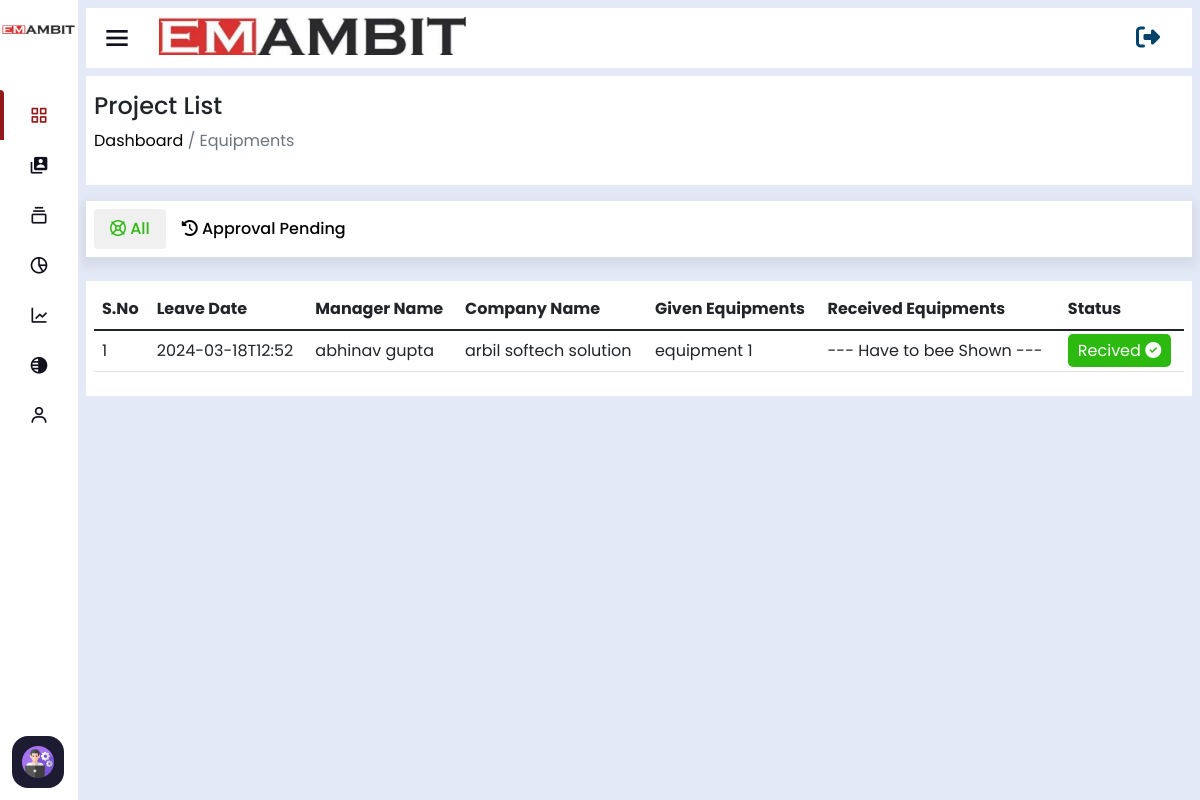
The app's page /equipment-page/ (signed in), older data.
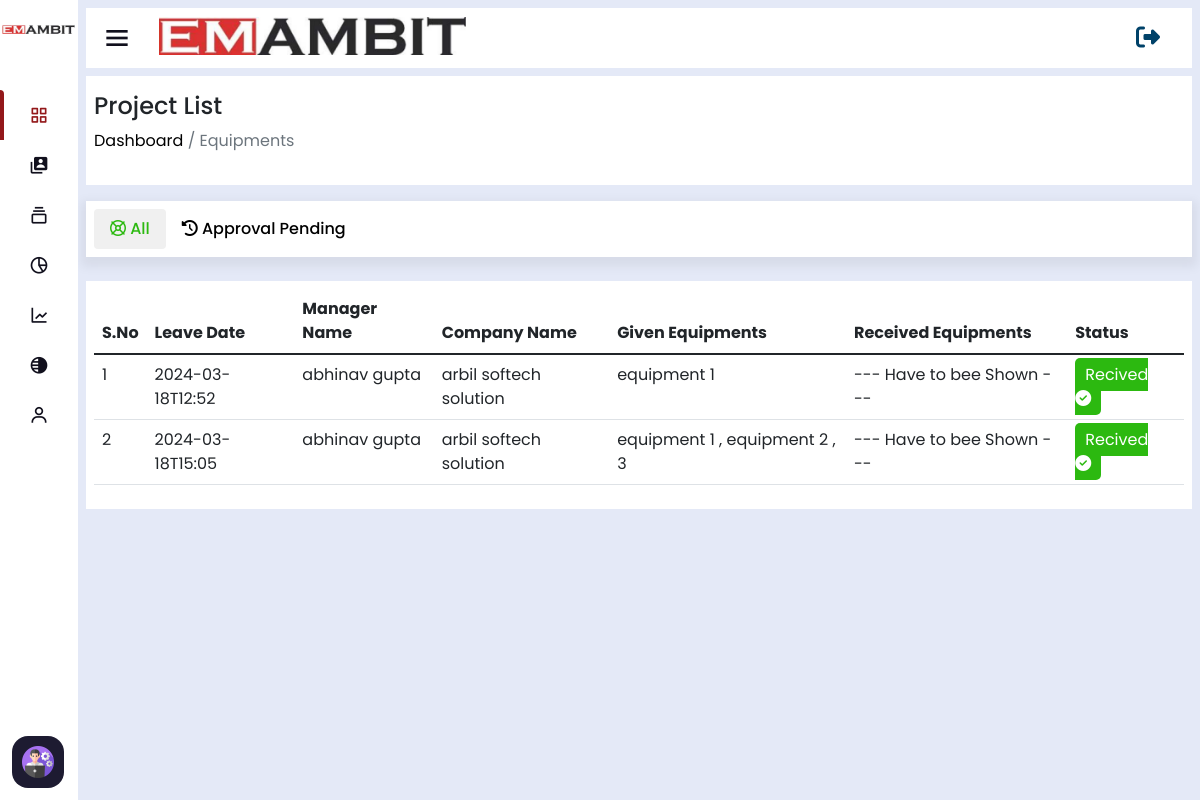
The same page, newer data.
### home/models.py (models this page shows, shortened)
class AssignEngineer(models.Model):
    company_name=models.ForeignKey(ClientCompanyInfo,on_delete=models.CASCADE)
    manager_name=models.ForeignKey(CustomUser,on_delete=models.CASCADE,related_name='manager_assignments',default=None)
    engineer_one=models.ForeignKey(CustomUser,on_delete=models.CASCADE, null=True,blank=True,related_name='engineer_one_assignments')
    engineer_two=models.ForeignKey(CustomUser,on_delete=models.CASCADE,null=True,blank=True, related_name='engineer_two_assignments')
    engineer_three=models.ForeignKey(CustomUser,on_delete=models.CASCADE,null=True,blank=True, related_name='engineer_three_assignments')
    visit_purpose=models.CharField(max_length=254)
    machine_type=models.CharField(max_length=254)
    leave_date=models.CharField(max_length=254)
    reach_date=models.CharField(max_length=254)
    travel_by=models.ForeignKey(AddTravelBy,on_delete=models.CASCADE)
    timestampt=models.DateTimeField(auto_now_add=True,null=True,blank=True)
    ending_date=models.CharField(max_length=100,null=True,blank=True,default='Work on Progress')
    work_status=models.CharField(max_length=100,blank=True,null=True,default='Doing')
    project_link=models.CharField(max_length=1000,null=True,blank=True)
    download_link=models.CharField(max_length=254,null=True,blank=True)
    equipment = models.TextField(max_length=1000,null=True,blank=True)

class CustomUser(AbstractUser):
    username = None
    email = models.EmailField(unique=True)
    user_phone = models.CharField(max_length=50,unique=True)
    user_address=models.CharField(max_length=50)
    user_gender=models.CharField(max_length=50)
    user_status=models.CharField(max_length=100,null=True,blank=True,default='Engineer')
    total_cost=models.IntegerField(default=0,null=True,blank=True)
    visible_password=models.CharField(max_length=254,null=True,blank=True)
    attendance_status=models.CharField(max_length=250,null=True,blank=True,default="A")
    USERNAME_FIELD = 'email'
    REQUIRED_FIELDS = []
    objects = CustomUserManager()

class ClientCompanyInfo(models.Model):
    company_name=models.CharField(max_length=200)
    company_phone=models.CharField(max_length=20)
    contact_person=models.CharField(max_length=250)
    company_email=models.CharField(max_length=254)
    company_gst=models.CharField(max_length=50)
    company_address=models.CharField(max_length=254)
    timestampt=models.DateTimeField(auto_now_add=True,null=True,blank=True)
    def __str__(self) -> str:
        return self.company_name

### home/views.py (the view)
# urls.py: path('equipment-page/',equipment_view),
@login_required(login_url='/login')
def equipment_view(request):
    equipment_object=AssignEngineer.objects.all()
    equipment_data=[]
    for i in equipment_object:
        if i.equipment is not None and i.equipment !='':
            equipment_data.append(i)
    return render(request,'equipment-page.html',{'equipment_data':equipment_data})

### home/templates/equipment-page.html (shortened to what this page needs)
<!DOCTYPE html>
<html lang="en" dir="ltr">
<head>
    {% include 'header-links.html' %}
<body>
    {% include 'header.html' %}
    {% if user.is_authenticated and user.is_superuser %}
    <section class="nav-section">
        {% include 'subtitle.html' %}
        <div class="breadcum">
            <h2>Project List</h2>
            <p> <a href="/"> Dashboard</a> / Equipments</p>
        </div>
        <div class="project-list-links">
            <div class="links p-2">
                <ul class="nav nav-pills" id="pills-tab" role="tablist">
                    <li class="nav-item" role="presentation" >
                      <div class="nav-link active" id="pills-home-tab" data-bs-toggle="pill" data-bs-target="#pills-home" role="tab" aria-controls="pills-home" aria-selected="true"><i class="fa-regular fa-life-ring"></i> All </div>
                    </li>
                    <li class="nav-item" role="presentation">
                      <div class="nav-link" id="pills-pending-tab" data-bs-toggle="pill" data-bs-target="#pills-pending" role="tab" aria-controls="pills-pending" aria-selected="false"><i class="fa-solid fa-clock-rotate-left"></i> Approval Pending</div>
                    </li>
                </ul>
            </div>
            <div>
                <div  class="tab-content project-cards-main mt-4 p-2" id="pills-tabContent">
                    <div class="tab-pane fade show active" id="pills-home" role="tabpanel" aria-labelledby="pills-home-tab">
                        <div class="assign-engineer-table overflow-auto editable-table" style="background: white;">
                            <div class="row">
                              <div class="col-md-12">
                                <table class="table large-table">
                                    <thead>
                                        <tr>
                                          <th scope="col">S.No</th>
                                          <th scope="col">Leave Date</th>
                                          <th scope="col">Manager Name</th>
                                          <th scope="col">Company Name</th>
                                          <th scope="col">Given Equipments</th>
                                          <th scope="col">Received Equipments</th>
                                          <th scope="col">Status</th>
                                        </tr>
                                    </thead>
                                    <tbody>
                                        {% for i in equipment_data %}
                                        <tr>
                                          <td>{{forloop.counter}}</td>
                                          <td>{{i.leave_date}}</td>
                                          <td>{{i.manager_name.first_name}}</td>
                                          <td>{{i.company_name}}</td>
                                          <td>{{i.equipment}}</td>
                                          <td>
                                            --- Have to bee Shown ---
                                          </td>
                                          <td class="receive-btn">
                                            <a href="javascript:void(0)">Recived <i class="fa-solid fa-circle-check"></i></a>
                                          </td>
                                        </tr>
                                        {% endfor %}
                                    </tbody>
                                </table>
                              </div>
                            </div>
                        </div>
                    </div>
                </div>
            </div>
        </div>
    </section>
    {% else %}
    <script>
        window.location.href = '/page-note-found'
    </script>
    {% endif %}
</body>
</html>

Row changes from the older to the newer data that the page shows:
added AssignEngineer: leave_date "2024-03-18T15:05", manager_name.first_name "abhinav gupta", company_name "arbil softech solution", equipment "equipment 1 , equipment 2 , 3"
